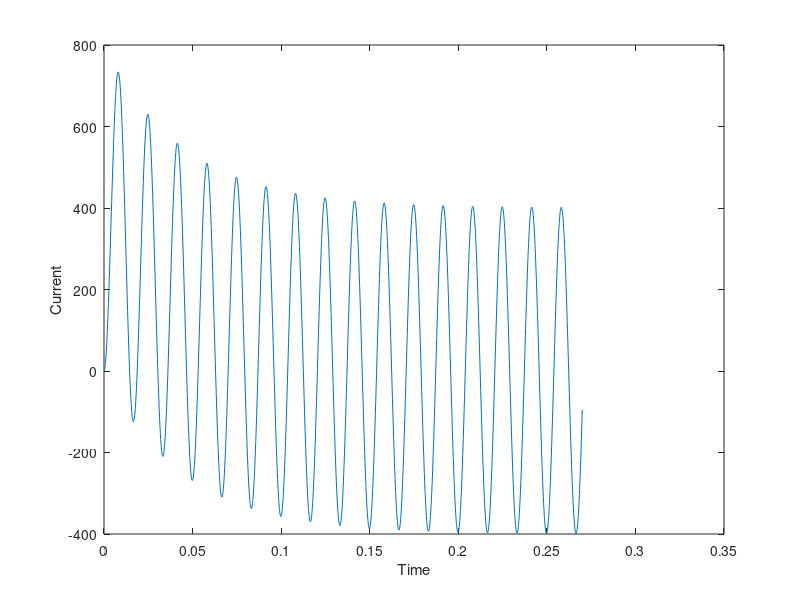

Write the MATLAB code that produced this figure.
clear all
y_0 = 0;
%y_0 = 1.276; %value found in part d
tau = 0.045;
T = 1/60;
delta_t = T/100;
A = 6788; %starting voltage divided by resistance of 0.1
omega = 2 * pi * 60;
phi = 87.5 * pi/180;
a = tau/delta_t;

t = [0:delta_t:6*tau];
y = zeros(size(t));
x = A* cos(omega * t - phi);
%x = A * exp(j*omega*t)*exp(-j*phi);
for n = 1:1:length(t)-1
    if n == 1
        y(1) = y_0;
        y(n+1) = ((x(n))-y(n)+a*y(n))/a;
    else
        y(n+1) = ((x(n))-y(n)+a*y(n))/a;
    end
end
figure(1);
plot(t,y);
xlabel('Time')
ylabel('Current')